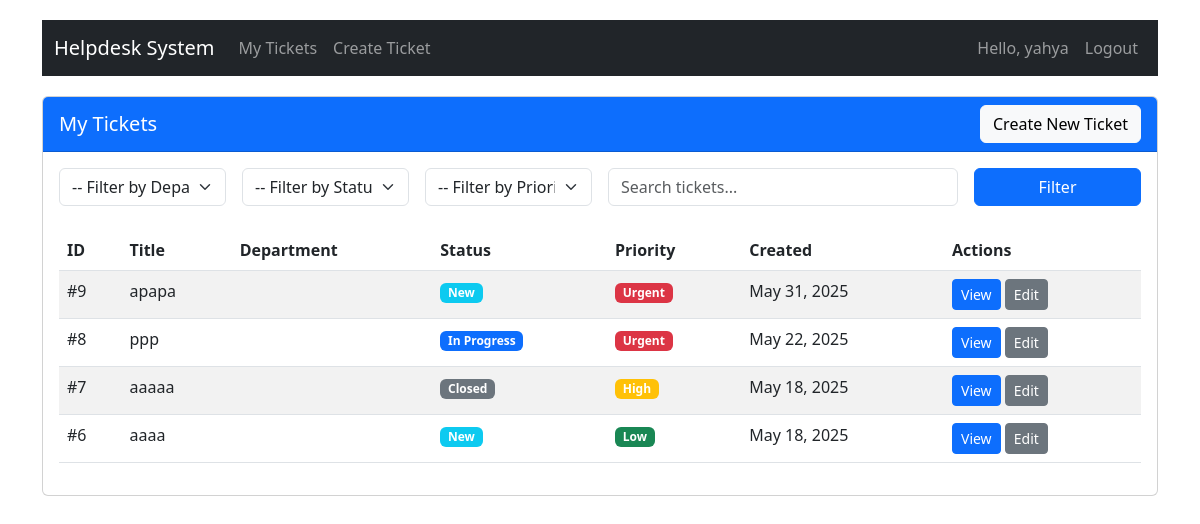
The page /my-tickets/ (signed in) on the database as committed earlier.
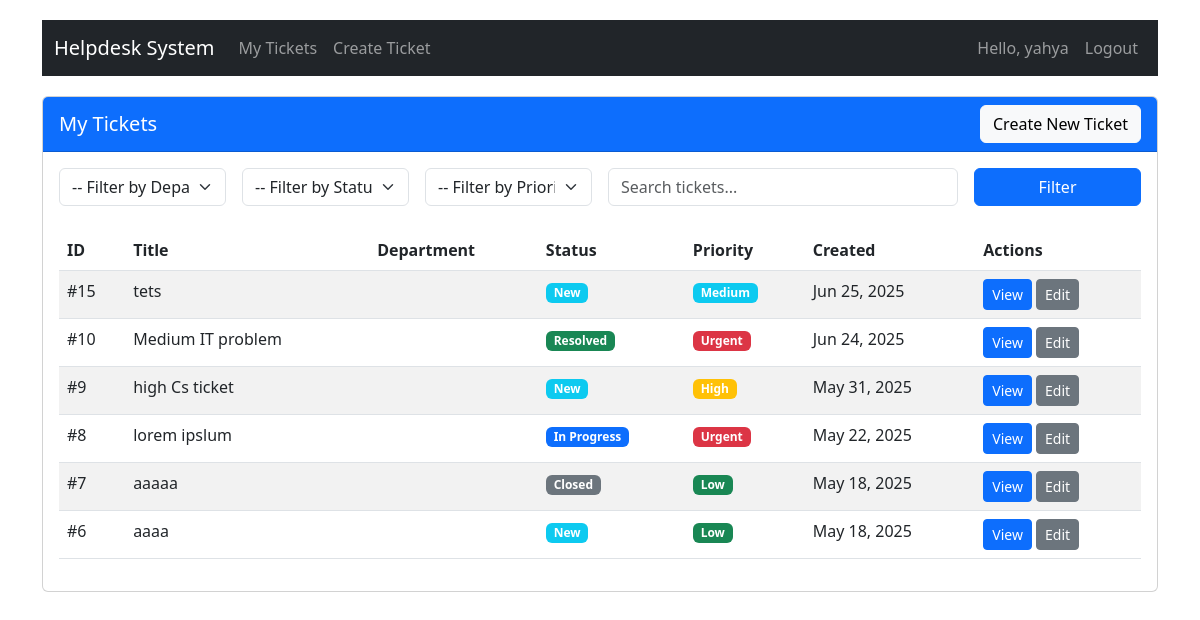
The same page on the database as committed later.
### tickets/models.py (models this page shows, shortened)
class Ticket(models.Model):
    STATUS_CHOICES = (
        ('new', 'New'),
        ('in_progress', 'In Progress'),
        ('pending', 'Pending'),
        ('resolved', 'Resolved'),
        ('closed', 'Closed'),
    )
    PRIORITY_CHOICES = (
        ('low', 'Low'),
        ('medium', 'Medium'),
        ('high', 'High'),
        ('urgent', 'Urgent'),
    )
    title = models.CharField(max_length=200)
    description = models.TextField()
    created_by = models.ForeignKey(User, on_delete=models.CASCADE, related_name='created_tickets')
    assigned_to = models.ForeignKey(User, on_delete=models.SET_NULL, null=True, blank=True, related_name='assigned_tickets')
    department = models.ForeignKey(Department, on_delete=models.PROTECT, related_name='tickets', null=True, blank=True)
    status = models.CharField(max_length=20, choices=STATUS_CHOICES, default='new')
    priority = models.CharField(max_length=20, choices=PRIORITY_CHOICES, default='medium')
    created_at = models.DateTimeField(auto_now_add=True)
    updated_at = models.DateTimeField(auto_now=True)

### tickets/views.py (the view)
# urls.py: path('my-tickets/', views.my_tickets, name='my_tickets'),
@login_required
def my_tickets(request):
    if request.user.is_staff or request.user.is_superuser:
        messages.warning(request, "Staff and administrators do not have personal tickets.")
        return redirect('dashboard')
    status = request.GET.get('status', '')
    priority = request.GET.get('priority', '')
    search = request.GET.get('search', '')
    department_id = request.GET.get('department', '')
    tickets = Ticket.objects.filter(created_by=request.user)
    if status:
        tickets = tickets.filter(status=status)
    if priority:
        tickets = tickets.filter(priority=priority)
    if department_id:
        tickets = tickets.filter(department_id=department_id)
    if search:
        tickets = tickets.filter(
            Q(title__icontains=search) |
            Q(description__icontains=search)
        )
    tickets = tickets.order_by('-created_at')
    departments = Department.objects.all()
    context = {
        'tickets': tickets,
        'status_filter': status,
        'priority_filter': priority,
        'search_query': search,
        'departments': departments,
        'selected_department': department_id,
    }
    return render(request, 'tickets/my_tickets.html', context)

### tickets/templates/tickets/my_tickets.html (shortened to what the changed rows need)
{% extends 'base.html' %}
{% block content %}
<div class="row mb-4">
    <div class="col-md-12">
        <div class="card">
            <div class="card-body">
                <div class="table-responsive">
                    <table class="table table-striped">
                        <thead>
                            <tr>
                                <th>ID</th>
                                <th>Title</th>
                                <th>Department</th>
                                <th>Status</th>
                                <th>Priority</th>
                                <th>Created</th>
                                <th>Actions</th>
                            </tr>
                        </thead>
                        <tbody>
                            {% for ticket in tickets %}
                            <tr>
                                <td>#{{ ticket.id }}</td>
                                <td>{{ ticket.title }}</td>
                                <td>{{ ticket.department.get_name_display }}</td>
                                <td>
                                    {% if ticket.status == 'new' %}
                                    <span class="badge bg-info">New</span>
                                    {% elif ticket.status == 'in_progress' %}
                                    <span class="badge bg-primary">In Progress</span>
                                    {% elif ticket.status == 'pending' %}
                                    <span class="badge bg-warning">Pending</span>
                                    {% elif ticket.status == 'resolved' %}
                                    <span class="badge bg-success">Resolved</span>
                                    {% else %}
                                    <span class="badge bg-secondary">Closed</span>
                                    {% endif %}
                                </td>
                                <td>
                                    {% if ticket.priority == 'low' %}
                                    <span class="badge bg-success">Low</span>
                                    {% elif ticket.priority == 'medium' %}
                                    <span class="badge bg-info">Medium</span>
                                    {% elif ticket.priority == 'high' %}
                                    <span class="badge bg-warning">High</span>
                                    {% else %}
                                    <span class="badge bg-danger">Urgent</span>
                                    {% endif %}
                                </td>
                                <td>{{ ticket.created_at|date:"M d, Y" }}</td>
                                <td>
                                    <a href="{% url 'ticket_detail' ticket.id %}" class="btn btn-sm btn-primary">View</a>
                                    <a href="{% url 'update_ticket' ticket.id %}" class="btn btn-sm btn-secondary">Edit</a>
                                </td>
                            </tr>
                            {% empty %}
                            <tr>
                                <td colspan="7" class="text-center">No tickets found.</td>
                            </tr>
                            {% endfor %}
                        </tbody>
                    </table>
                </div>
            </div>
        </div>
    </div>
</div>
{% endblock %}

Rows that differ between the two databases and show on the page:
added Ticket: id "15", title "tets", status "New", priority "Medium", created_at "Jun 25, 2025"
added Ticket: id "10", title "Medium IT problem", status "Resolved", priority "Urgent", created_at "Jun 24, 2025"
changed Ticket id 9: title "apapa" → "high Cs ticket"; priority "Urgent" → "High"
changed Ticket id 8: title "ppp" → "lorem ipslum"
changed Ticket "aaaaa": priority "High" → "Low"
